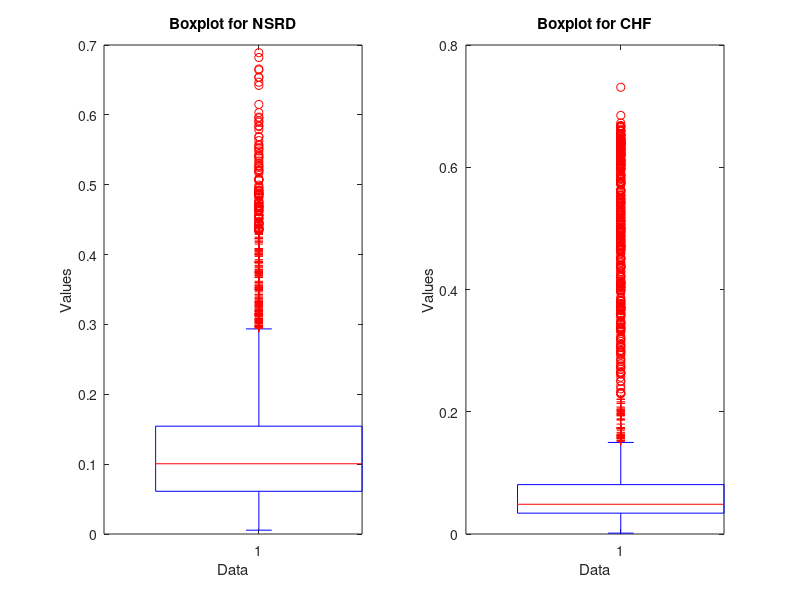

Write MATLAB code to recreate this figure.
clc;
clear all;

% 读取第一个文本文档的数据
data1 = load('nsrd_fuz_result.txt');

% 读取第二个文本文档的数据
data2 = load('chf_fuz_result.txt');

% 创建第一个子画布并绘制第一个箱线图
subplot(1, 2, 1);
boxplot(data1);
xlabel('Data');
ylabel('Values');
title('Boxplot for NSRD');

% 创建第二个子画布并绘制第二个箱线图
subplot(1, 2, 2);
boxplot(data2);
xlabel('Data');
ylabel('Values');
title('Boxplot for CHF');
